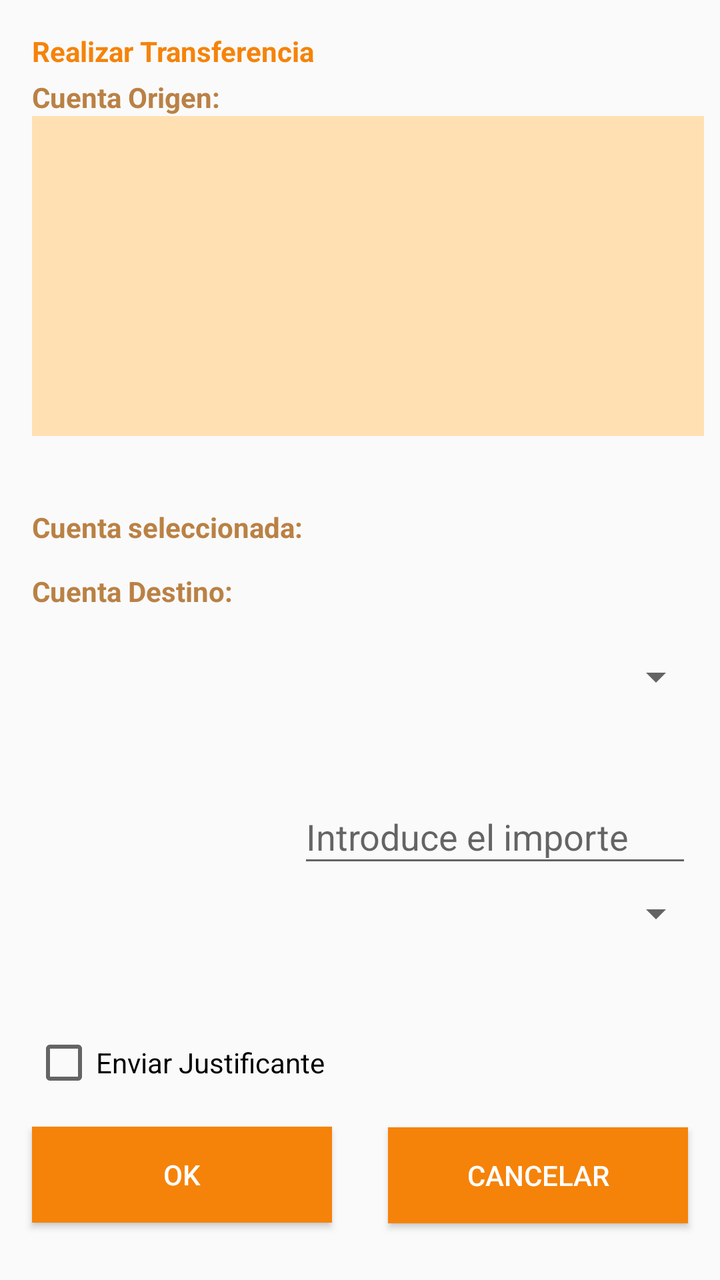
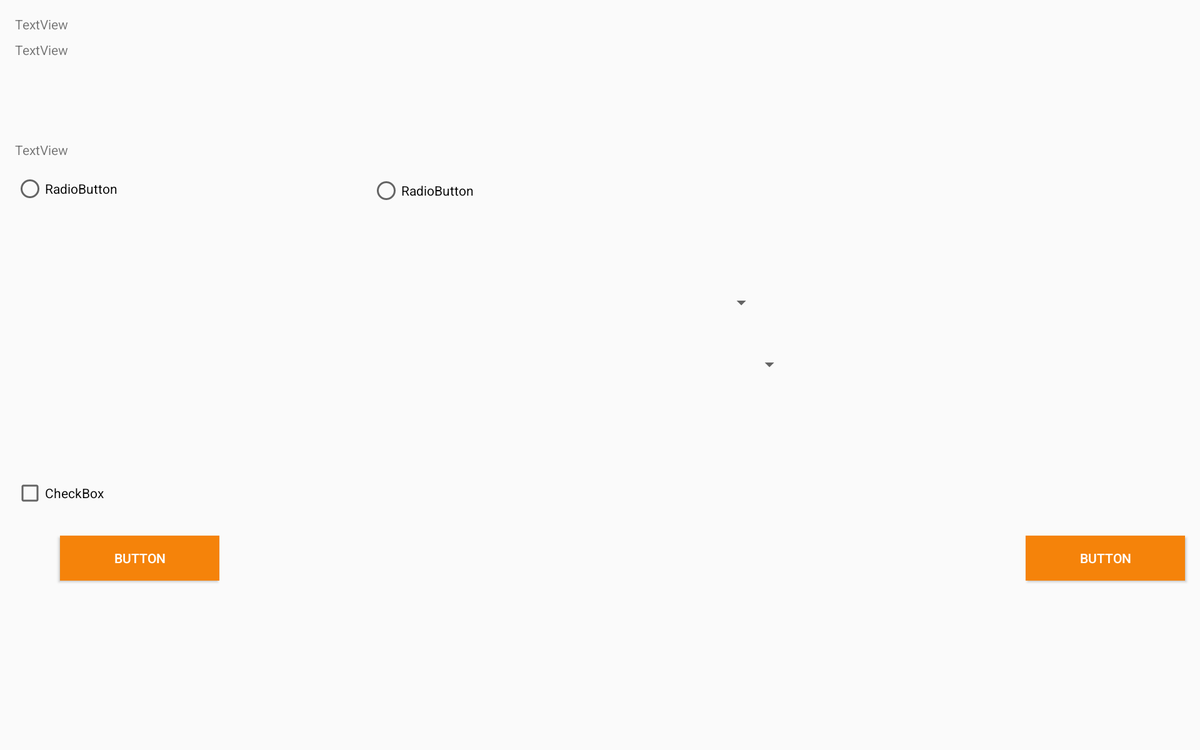

Compare how this app lays out the same screen by default and in its alternative resource folder. The renders come first, then the two layout files and the values they reference.
<!-- AndroidManifest.xml: application theme AppTheme -->
<!-- res/layout/activity_transfer.xml -->
<?xml version="1.0" encoding="utf-8"?>
<androidx.constraintlayout.widget.ConstraintLayout
    xmlns:android="http://schemas.android.com/apk/res/android"
    xmlns:app="http://schemas.android.com/apk/res-auto"
    xmlns:tools="http://schemas.android.com/tools"
    android:layout_width="match_parent"
    android:layout_height="match_parent">

    <Spinner
        android:id="@+id/divisaTransfer"
        android:layout_width="107dp"
        android:layout_height="36dp"
        android:layout_marginStart="8dp"
        android:layout_marginEnd="8dp"
        app:layout_constraintBottom_toTopOf="@+id/guideline3"
        app:layout_constraintEnd_toEndOf="parent"
        app:layout_constraintHorizontal_bias="1.0"
        app:layout_constraintStart_toStartOf="parent"
        app:layout_constraintTop_toBottomOf="@+id/importeTransfer"
        app:layout_constraintVertical_bias="0.0" />

    <EditText
        android:id="@+id/importeTransfer"
        android:layout_width="197dp"
        android:layout_height="44dp"
        android:layout_marginStart="8dp"
        android:layout_marginEnd="8dp"
        android:ems="10"
        android:hint="Introduce el importe"
        android:inputType="textPersonName"
        app:layout_constraintBottom_toTopOf="@+id/guideline3"
        app:layout_constraintEnd_toEndOf="parent"
        app:layout_constraintHorizontal_bias="0.959"
        app:layout_constraintStart_toStartOf="parent"
        app:layout_constraintTop_toBottomOf="@+id/spinnerTransfer"
        app:layout_constraintVertical_bias="0.549" />

    <androidx.constraintlayout.widget.Guideline
        android:id="@+id/guideline2"
        android:layout_width="wrap_content"
        android:layout_height="wrap_content"
        android:layout_marginStart="16dp"
        android:orientation="horizontal"
        app:layout_constraintGuide_percent="0.53"
        app:layout_constraintStart_toStartOf="parent" />

    <androidx.constraintlayout.widget.Guideline
        android:id="@+id/guideline3"
        android:layout_width="wrap_content"
        android:layout_height="wrap_content"
        android:orientation="horizontal"
        app:layout_constraintGuide_percent="0.73" />

    <TextView
        android:id="@+id/transferTextView1"
        android:layout_width="wrap_content"
        android:layout_height="wrap_content"
        android:layout_marginStart="16dp"
        android:layout_marginTop="16dp"
        android:text="Realizar Transferencia"
        app:layout_constraintStart_toStartOf="parent"
        app:layout_constraintTop_toTopOf="parent"
        android:textColor="@color/colorPrimary"
        android:textStyle="bold"/>

    <TextView
        android:id="@+id/transferTextView2"
        android:layout_width="wrap_content"
        android:layout_height="wrap_content"
        android:layout_marginStart="16dp"
        android:layout_marginTop="4dp"
        android:text="Cuenta Origen:"
        app:layout_constraintStart_toStartOf="parent"
        app:layout_constraintTop_toBottomOf="@+id/transferTextView1"
        android:textStyle="bold"
        android:textColor="@color/colorPrimaryDark"/>

    <GridView
        android:id="@+id/gridTransfer"
        android:layout_width="0dp"
        android:layout_height="160dp"
        android:layout_marginStart="16dp"
        android:layout_marginEnd="8dp"
        android:columnWidth="70dp"
        android:gravity="center"
        android:horizontalSpacing="5dp"
        android:numColumns="2"
        android:orientation="vertical"
        android:stretchMode="columnWidth"
        android:verticalSpacing="10dp"
        app:layout_constraintEnd_toEndOf="parent"
        app:layout_constraintHorizontal_bias="0.0"
        app:layout_constraintStart_toStartOf="parent"
        app:layout_constraintTop_toBottomOf="@+id/transferTextView2"
        android:background="#FFE0B2" />

    <TextView
        android:id="@+id/transferTextView4"
        android:layout_width="wrap_content"
        android:layout_height="wrap_content"
        android:layout_marginStart="16dp"
        android:layout_marginTop="36dp"
        android:text="Cuenta seleccionada:"
        android:textColor="@color/colorPrimaryDark"
        android:textStyle="bold"
        app:layout_constraintStart_toStartOf="parent"
        app:layout_constraintTop_toBottomOf="@+id/gridTransfer" />

    <TextView
        android:id="@+id/transferTextView3"
        android:layout_width="wrap_content"
        android:layout_height="wrap_content"
        android:layout_marginStart="16dp"
        android:layout_marginTop="68dp"
        android:text="Cuenta Destino:"
        android:textColor="@color/colorPrimaryDark"
        android:textStyle="bold"
        app:layout_constraintStart_toStartOf="parent"
        app:layout_constraintTop_toBottomOf="@+id/gridTransfer" />

    <Spinner
        android:id="@+id/spinnerTransfer"
        android:layout_width="307dp"
        android:layout_height="43dp"
        android:layout_marginStart="8dp"
        android:layout_marginTop="12dp"
        android:layout_marginEnd="8dp"
        app:layout_constraintEnd_toEndOf="parent"
        app:layout_constraintHorizontal_bias="1.0"
        app:layout_constraintStart_toStartOf="parent"
        app:layout_constraintTop_toBottomOf="@+id/transferTextView3" />

    <CheckBox
        android:id="@+id/checkBoxTransfer"
        android:layout_width="wrap_content"
        android:layout_height="wrap_content"
        android:layout_marginStart="16dp"
        android:layout_marginTop="48dp"
        android:text="Enviar Justificante"
        app:layout_constraintStart_toStartOf="parent"
        app:layout_constraintTop_toTopOf="@+id/guideline3" />

    <Button
        android:id="@+id/transferButtonOk"
        android:layout_width="150dp"
        android:layout_height="wrap_content"
        android:layout_marginStart="16dp"
        android:layout_marginTop="16dp"
        android:background="@color/colorPrimary"
        android:text="OK"
        android:textColor="@android:color/white"
        app:layout_constraintBottom_toBottomOf="parent"
        app:layout_constraintEnd_toStartOf="@+id/transferButtonCancelar"
        app:layout_constraintHorizontal_bias="0.0"
        app:layout_constraintStart_toStartOf="parent"
        app:layout_constraintTop_toBottomOf="@+id/checkBoxTransfer"
        app:layout_constraintVertical_bias="0.0" />

    <Button
        android:id="@+id/transferButtonCancelar"
        android:layout_width="150dp"
        android:layout_height="wrap_content"
        android:layout_marginTop="16dp"
        android:layout_marginEnd="16dp"
        android:background="@color/colorPrimary"
        android:text="CANCELAR"
        android:textColor="@android:color/white"
        app:layout_constraintBottom_toBottomOf="parent"
        app:layout_constraintEnd_toEndOf="parent"
        app:layout_constraintTop_toBottomOf="@+id/checkBoxTransfer"
        app:layout_constraintVertical_bias="0.006" />

    <EditText
        android:id="@+id/cuentaDestinoTransfer"
        android:layout_width="307dp"
        android:layout_height="43dp"
        android:layout_marginStart="8dp"
        android:layout_marginEnd="8dp"
        android:ems="10"
        android:hint="Introduce la cuenta de destino"
        android:inputType="textPersonName"
        android:visibility="gone"
        app:layout_constraintBottom_toTopOf="@+id/guideline3"
        app:layout_constraintEnd_toEndOf="parent"
        app:layout_constraintHorizontal_bias="0.909"
        app:layout_constraintStart_toStartOf="parent"
        app:layout_constraintTop_toBottomOf="@+id/spinnerTransfer"
        app:layout_constraintVertical_bias="0.0" />

</androidx.constraintlayout.widget.ConstraintLayout>
<!-- resources referenced by this layout -->
<resources>
  <color name="colorPrimary">#f5830a</color>
  <color name="colorPrimaryDark">#ba8145</color>
  <style name="AppTheme" parent="Theme.AppCompat.Light.DarkActionBar">
          
          <item name="colorPrimary">@color/colorPrimary</item>
          <item name="colorPrimaryDark">@color/colorPrimaryDark</item>
          <item name="colorAccent">@color/colorAccent</item>
      </style>
  <color name="colorAccent">#0a7cf5</color>
</resources>
<!-- res/layout-xlarge-land/activity_transfer.xml (the author's variant of the layout above) -->
<!-- drawn on a large tablet held sideways -->
<?xml version="1.0" encoding="utf-8"?>
<androidx.constraintlayout.widget.ConstraintLayout
    xmlns:android="http://schemas.android.com/apk/res/android"
    xmlns:app="http://schemas.android.com/apk/res-auto"
    xmlns:tools="http://schemas.android.com/tools"
    android:layout_width="match_parent"
    android:layout_height="match_parent">

    <androidx.constraintlayout.widget.Guideline
        android:id="@+id/guideline2"
        android:layout_width="wrap_content"
        android:layout_height="wrap_content"
        android:layout_marginStart="16dp"
        android:orientation="horizontal"
        app:layout_constraintGuide_percent="0.33"
        app:layout_constraintStart_toStartOf="parent" />

    <androidx.constraintlayout.widget.Guideline
        android:id="@+id/guideline3"
        android:layout_width="wrap_content"
        android:layout_height="wrap_content"
        android:orientation="horizontal"
        app:layout_constraintGuide_percent="0.5978112" />

    <TextView
        android:id="@+id/transferTextView1"
        android:layout_width="wrap_content"
        android:layout_height="wrap_content"
        android:layout_marginStart="16dp"
        android:layout_marginTop="16dp"
        android:text="TextView"
        app:layout_constraintStart_toStartOf="parent"
        app:layout_constraintTop_toTopOf="parent" />

    <TextView
        android:id="@+id/transferTextView2"
        android:layout_width="wrap_content"
        android:layout_height="wrap_content"
        android:layout_marginStart="16dp"
        android:layout_marginTop="8dp"
        android:text="TextView"
        app:layout_constraintStart_toStartOf="parent"
        app:layout_constraintTop_toBottomOf="@+id/transferTextView1" />

    <GridView
        android:id="@+id/gridTransfer"
        android:layout_width="380dp"
        android:layout_height="75dp"
        android:layout_marginStart="16dp"
        android:columnWidth="160px"
        android:horizontalSpacing="5dp"
        android:numColumns="auto_fit"
        android:stretchMode="columnWidth"
        android:verticalSpacing="10dp"
        app:layout_constraintStart_toStartOf="parent"
        app:layout_constraintTop_toBottomOf="@+id/transferTextView2" />

    <TextView
        android:id="@+id/transferTextView3"
        android:layout_width="wrap_content"
        android:layout_height="wrap_content"
        android:layout_marginStart="16dp"
        android:layout_marginTop="12dp"
        android:text="TextView"
        app:layout_constraintStart_toStartOf="parent"
        app:layout_constraintTop_toBottomOf="@+id/gridTransfer" />

    <RadioButton
        android:id="@+id/transferRadioButton2"
        android:layout_width="wrap_content"
        android:layout_height="wrap_content"
        android:layout_marginStart="16dp"
        android:layout_marginTop="16dp"
        android:text="RadioButton"
        app:layout_constraintBottom_toTopOf="@+id/guideline2"
        app:layout_constraintStart_toStartOf="parent"
        app:layout_constraintTop_toBottomOf="@+id/transferTextView3"
        app:layout_constraintVertical_bias="0.0" />

    <RadioButton
        android:id="@+id/transferRadioButton1"
        android:layout_width="wrap_content"
        android:layout_height="wrap_content"
        android:layout_marginTop="16dp"
        android:text="RadioButton"
        app:layout_constraintBottom_toTopOf="@+id/guideline2"
        app:layout_constraintEnd_toEndOf="parent"
        app:layout_constraintHorizontal_bias="0.259"
        app:layout_constraintStart_toEndOf="@+id/transferRadioButton2"
        app:layout_constraintTop_toBottomOf="@+id/transferTextView3"
        app:layout_constraintVertical_bias="0.04" />

    <Spinner
        android:id="@+id/spinnerTransfer"
        android:layout_width="380dp"
        android:layout_height="38dp"
        android:layout_marginTop="40dp"
        app:layout_constraintEnd_toEndOf="parent"
        app:layout_constraintHorizontal_bias="0.483"
        app:layout_constraintStart_toStartOf="parent"
        app:layout_constraintTop_toTopOf="@+id/guideline2" />

    <Spinner
        android:id="@+id/spinner2"
        android:layout_width="380dp"
        android:layout_height="38dp"
        android:layout_marginBottom="36dp"
        app:layout_constraintBottom_toTopOf="@+id/guideline3"
        app:layout_constraintEnd_toEndOf="parent"
        app:layout_constraintHorizontal_bias="0.516"
        app:layout_constraintStart_toStartOf="parent"
        app:layout_constraintTop_toBottomOf="@+id/spinnerTransfer"
        app:layout_constraintVertical_bias="0.449" />

    <CheckBox
        android:id="@+id/checkBoxTransfer"
        android:layout_width="wrap_content"
        android:layout_height="wrap_content"
        android:layout_marginStart="16dp"
        android:layout_marginTop="32dp"
        android:text="CheckBox"
        app:layout_constraintStart_toStartOf="parent"
        app:layout_constraintTop_toTopOf="@+id/guideline3" />

    <Button
        android:id="@+id/transferButtonOk"
        android:layout_width="170dp"
        android:layout_height="wrap_content"
        android:layout_marginStart="16dp"
        android:layout_marginTop="28dp"
        android:background="@color/colorPrimary"
        android:text="Button"
        android:textColor="@android:color/white"
        app:layout_constraintBottom_toBottomOf="parent"
        app:layout_constraintEnd_toStartOf="@+id/transferButtonCancelar"
        app:layout_constraintHorizontal_bias="0.053"
        app:layout_constraintStart_toStartOf="parent"
        app:layout_constraintTop_toBottomOf="@+id/checkBoxTransfer"
        app:layout_constraintVertical_bias="0.006" />

    <Button
        android:id="@+id/transferButtonCancelar"
        android:layout_width="170dp"
        android:layout_height="wrap_content"
        android:layout_marginTop="28dp"
        android:layout_marginEnd="16dp"
        android:background="@color/colorPrimary"
        android:text="Button"
        android:textColor="@android:color/white"
        app:layout_constraintBottom_toBottomOf="parent"
        app:layout_constraintEnd_toEndOf="parent"
        app:layout_constraintTop_toBottomOf="@+id/checkBoxTransfer"
        app:layout_constraintVertical_bias="0.006" />

</androidx.constraintlayout.widget.ConstraintLayout>
<!-- resources referenced by the variant -->
<!-- as a large tablet held sideways resolves them -->
<resources>
  <color name="colorPrimary">#f5830a</color>
  <style name="AppTheme" parent="Theme.AppCompat.Light.DarkActionBar">
          
          <item name="colorPrimary">@color/colorPrimary</item>
          <item name="colorPrimaryDark">@color/colorPrimaryDark</item>
          <item name="colorAccent">@color/colorAccent</item>
      </style>
  <color name="colorPrimaryDark">#ba8145</color>
  <color name="colorAccent">#0a7cf5</color>
</resources>
